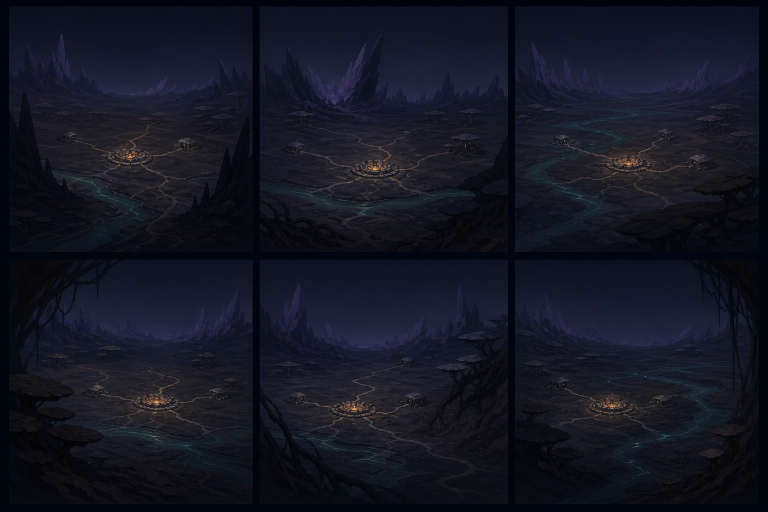
#> input picture src/main/city/assets/review/contact-sheets/era1_environment_exploration_sheet_v01.png, 1536 x 1024 px (shown at 1/2 size)
$ python prepare_runtime_asset.py --input ../../review/contact-sheets/era1_environment_exploration_sheet_v01.png --output out.png
#> lines starting #> are read from the running program, lines starting #| are printed output that depends on the picture
"""Normalize an isolated straight-alpha source to a registered square runtime PNG."""

from __future__ import annotations

import argparse
from pathlib import Path

from PIL import Image


def parse_args() -> argparse.Namespace:
    parser = argparse.ArgumentParser()
    parser.add_argument("--input", required=True)
    parser.add_argument("--output", required=True)
    parser.add_argument("--size", type=int, default=512)
    parser.add_argument("--padding", type=int, default=24)
    parser.add_argument("--anchor-y", type=float, default=0.94)
    parser.add_argument("--scale-x", type=float, default=1.0)
    parser.add_argument("--scale-y", type=float, default=1.0)
    return parser.parse_args()


def main() -> None:
    args = parse_args()
    source = Image.open(args.input).convert("RGBA")
    alpha = source.getchannel("A")
#> alpha: PIL image 1536x1024 L; every value is 255
    bounds = alpha.getbbox()
#> bounds = (0, 0, 1536, 1024)
    if bounds is None:
        raise SystemExit("input has no visible pixels")

    subject = source.crop(bounds)
    available_width = args.size - args.padding * 2
    anchor_row = round(args.size * args.anchor_y)
    available_height = anchor_row - args.padding
    scale = min(available_width / subject.width, available_height / subject.height)
#> scale = 0.302
    new_size = (
        max(1, round(subject.width * scale * args.scale_x)),
        max(1, round(subject.height * scale * args.scale_y)),
    )
#> new_size = (464, 309)
    subject = subject.resize(new_size, Image.Resampling.LANCZOS)
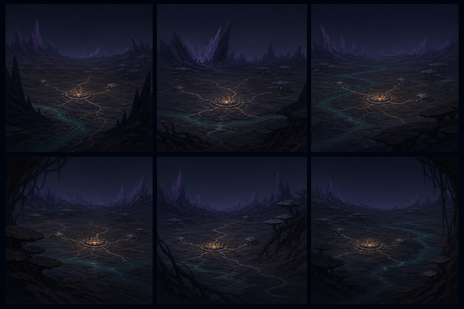
#> subject: PIL image 464x309 RGBA; mean R, G, B, A 19.9, 22.1, 34.5, 255

    canvas = Image.new("RGBA", (args.size, args.size), (0, 0, 0, 0))
#> canvas: PIL image 512x512 RGBA; every value is 0
    x = (args.size - subject.width) // 2
#> x = 24
    y = anchor_row - subject.height
#> y = 172
    canvas.alpha_composite(subject, (x, y))
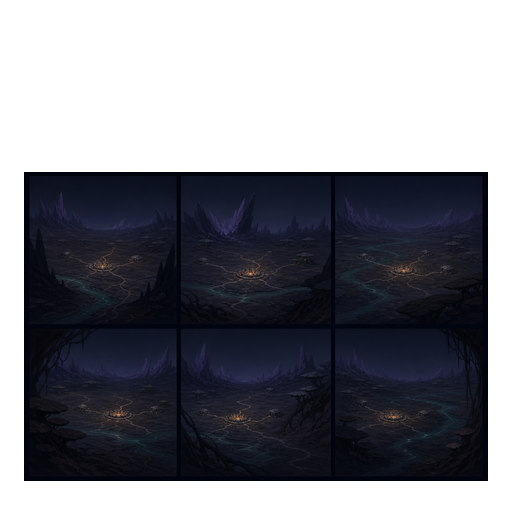
#> canvas: PIL image 512x512 RGBA; mean R, G, B, A 10.9, 12.1, 18.9, 139.5; transparent parts drawn white

    pixels = canvas.load()
    for pixel_y in range(args.size):
        for pixel_x in range(args.size):
            red, green, blue, opacity = pixels[pixel_x, pixel_y]
            if opacity == 0:
                pixels[pixel_x, pixel_y] = (0, 0, 0, 0)

    output = Path(args.output)
    output.parent.mkdir(parents=True, exist_ok=True)
    canvas.save(output, format="PNG", optimize=True)


if __name__ == "__main__":
    main()

$ run again, on src/main/city/assets/review/contact-sheets/era1_phase6_batch01_hearth_morphology_v01.png
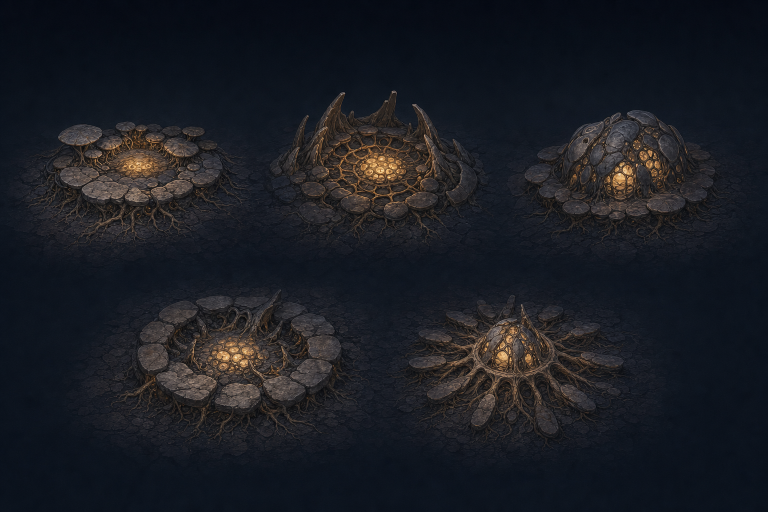
#> input picture src/main/city/assets/review/contact-sheets/era1_phase6_batch01_hearth_morphology_v01.png, 1536 x 1024 px (shown at 1/2 size)
#> alpha: PIL image 1536x1024 L; every value is 255
#> bounds = (0, 0, 1536, 1024)
#> in main, `subject = subject.resize(new_size, Image.Resampling.LANCZOS)`:
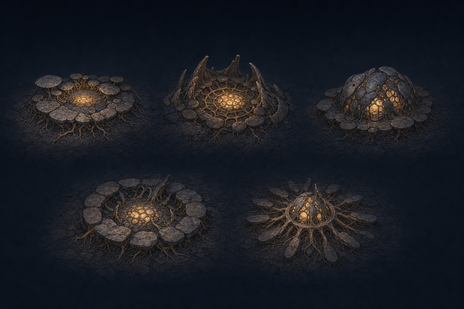
#> subject: PIL image 464x309 RGBA; mean R, G, B, A 26.5, 28.7, 34.9, 255
#> in main, `canvas.alpha_composite(subject, (x, y))`:
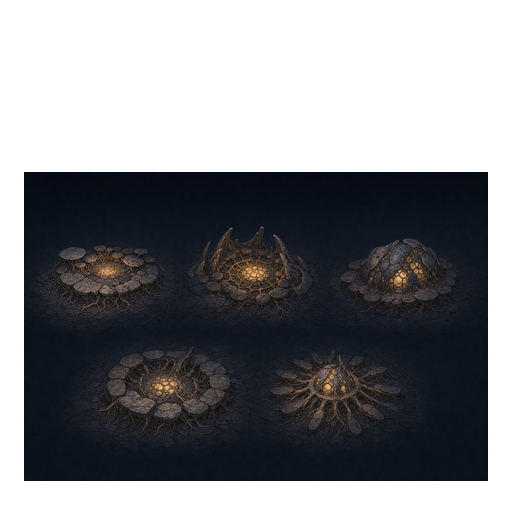
#> canvas: PIL image 512x512 RGBA; mean R, G, B, A 14.5, 15.7, 19.1, 139.5; transparent parts drawn white

$ run again, on src/main/city/assets/review/contact-sheets/era1_phase6_batch01_navigation_lod_v01.png
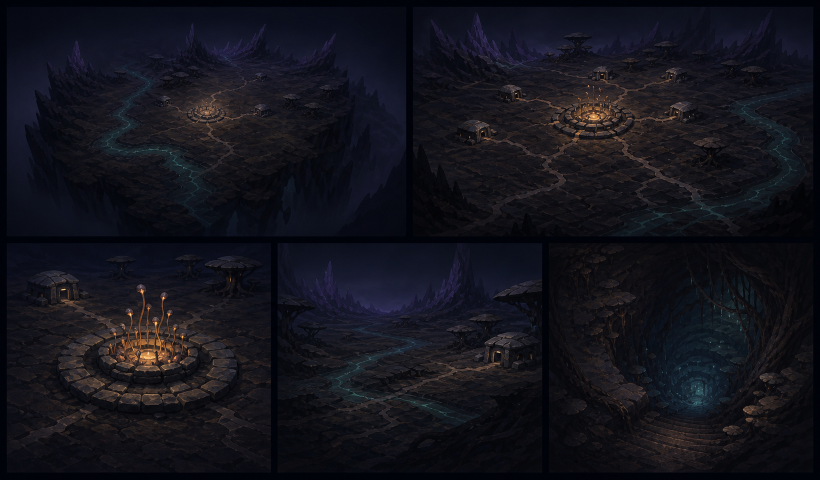
#> input picture src/main/city/assets/review/contact-sheets/era1_phase6_batch01_navigation_lod_v01.png, 1640 x 959 px (shown at 1/2 size)
#> alpha: PIL image 1640x959 L; every value is 255
#> bounds = (0, 0, 1640, 959)
#> in main, `subject = subject.resize(new_size, Image.Resampling.LANCZOS)`:
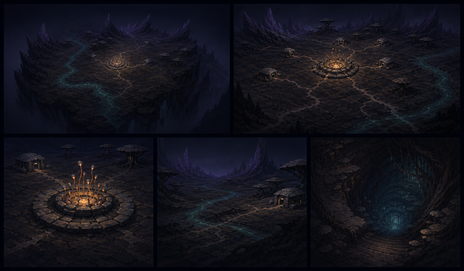
#> subject: PIL image 464x271 RGBA; mean R, G, B, A 19.6, 19.6, 27.4, 255
#> in main, `canvas.alpha_composite(subject, (x, y))`:
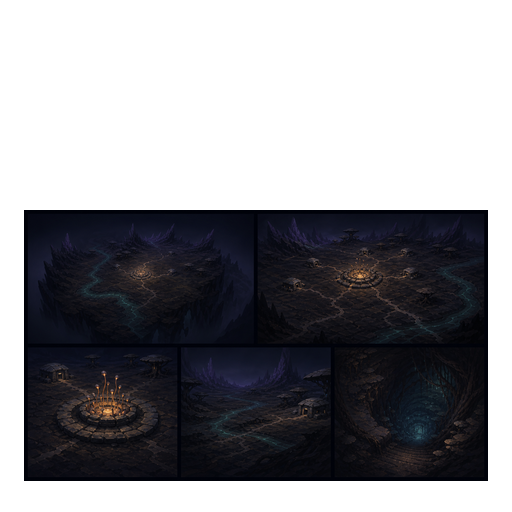
#> canvas: PIL image 512x512 RGBA; mean R, G, B, A 9.4, 9.4, 13.1, 122.3; transparent parts drawn white
